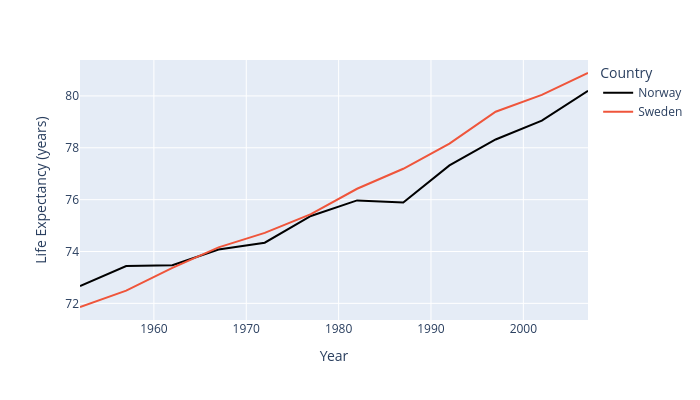

The cell this chart's notebook holds for it:
### Code cell
fig.show()

### Figure 1 — Plotly figure (JSON) as saved in the notebook; plotly's stock layout.template omitted (floating-point values rounded to 4 significant figures)
{"data": [{"hovertemplate": "country=Norway<br>year=%{x}<br>lifeExp=%{y}<extra></extra>", "legendgroup": "Norway", "line": {"color": "#000000", "dash": "solid"}, "marker": {"symbol": "circle"}, "mode": "lines", "name": "Norway", "orientation": "v", "showlegend": true, "type": "scatter", "x": [1952, 1957, 1962, 1967, 1972, 1977, 1982, 1987, 1992, 1997, 2002, 2007], "xaxis": "x", "y": [72.67, 73.44, 73.47, 74.08, 74.34, 75.37, 75.97, 75.89, 77.32, 78.32, 79.05, 80.2], "yaxis": "y"}, {"hovertemplate": "country=Sweden<br>year=%{x}<br>lifeExp=%{y}<extra></extra>", "legendgroup": "Sweden", "line": {"color": "#EF553B", "dash": "solid"}, "marker": {"symbol": "circle"}, "mode": "lines", "name": "Sweden", "orientation": "v", "showlegend": true, "type": "scatter", "x": [1952, 1957, 1962, 1967, 1972, 1977, 1982, 1987, 1992, 1997, 2002, 2007], "xaxis": "x", "y": [71.86, 72.49, 73.37, 74.16, 74.72, 75.44, 76.42, 77.19, 78.16, 79.39, 80.04, 80.88], "yaxis": "y"}], "layout": {"height": 400, "legend": {"title": {"text": "Country"}, "tracegroupgap": 0}, "margin": {"t": 60}, "width": 700, "xaxis": {"anchor": "y", "autorange": true, "domain": [0, 1], "range": [1952, 2007], "title": {"text": "Year"}, "type": "linear"}, "yaxis": {"anchor": "x", "autorange": true, "domain": [0, 1], "range": [71.36, 81.39], "title": {"text": "Life Expectancy (years)"}, "type": "linear"}}}
